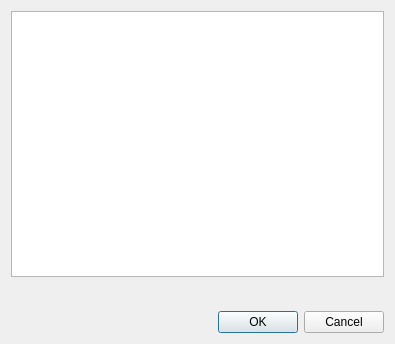
<?xml version="1.0" encoding="UTF-8"?>
<ui version="4.0">
 <class>BatchDialog</class>
 <widget class="QDialog" name="BatchDialog">
  <property name="geometry">
   <rect>
    <x>0</x>
    <y>0</y>
    <width>395</width>
    <height>344</height>
   </rect>
  </property>
  <layout class="QVBoxLayout" name="verticalLayout">
   <item>
    <widget class="QPlainTextEdit" name="plainTextEdit"/>
   </item>
   <item>
    <layout class="QHBoxLayout" name="horizontalLayout">
     <item>
      <widget class="QLabel" name="iconLabel">
       <property name="sizePolicy">
        <sizepolicy hsizetype="Fixed" vsizetype="Fixed">
         <horstretch>0</horstretch>
         <verstretch>0</verstretch>
        </sizepolicy>
       </property>
       <property name="minimumSize">
        <size>
         <width>22</width>
         <height>22</height>
        </size>
       </property>
       <property name="maximumSize">
        <size>
         <width>22</width>
         <height>22</height>
        </size>
       </property>
       <property name="text">
        <string/>
       </property>
      </widget>
     </item>
     <item>
      <widget class="QLabel" name="infoLabel">
       <property name="text">
        <string/>
       </property>
      </widget>
     </item>
    </layout>
   </item>
   <item>
    <widget class="QDialogButtonBox" name="buttonBox">
     <property name="orientation">
      <enum>Qt::Horizontal</enum>
     </property>
     <property name="standardButtons">
      <set>QDialogButtonBox::Cancel|QDialogButtonBox::Ok</set>
     </property>
    </widget>
   </item>
  </layout>
 </widget>
 <tabstops>
  <tabstop>buttonBox</tabstop>
 </tabstops>
 <resources/>
 <connections>
  <connection>
   <sender>buttonBox</sender>
   <signal>accepted()</signal>
   <receiver>BatchDialog</receiver>
   <slot>accept()</slot>
   <hints>
    <hint type="sourcelabel">
     <x>248</x>
     <y>254</y>
    </hint>
    <hint type="destinationlabel">
     <x>157</x>
     <y>274</y>
    </hint>
   </hints>
  </connection>
  <connection>
   <sender>buttonBox</sender>
   <signal>rejected()</signal>
   <receiver>BatchDialog</receiver>
   <slot>reject()</slot>
   <hints>
    <hint type="sourcelabel">
     <x>316</x>
     <y>260</y>
    </hint>
    <hint type="destinationlabel">
     <x>286</x>
     <y>274</y>
    </hint>
   </hints>
  </connection>
 </connections>
</ui>
